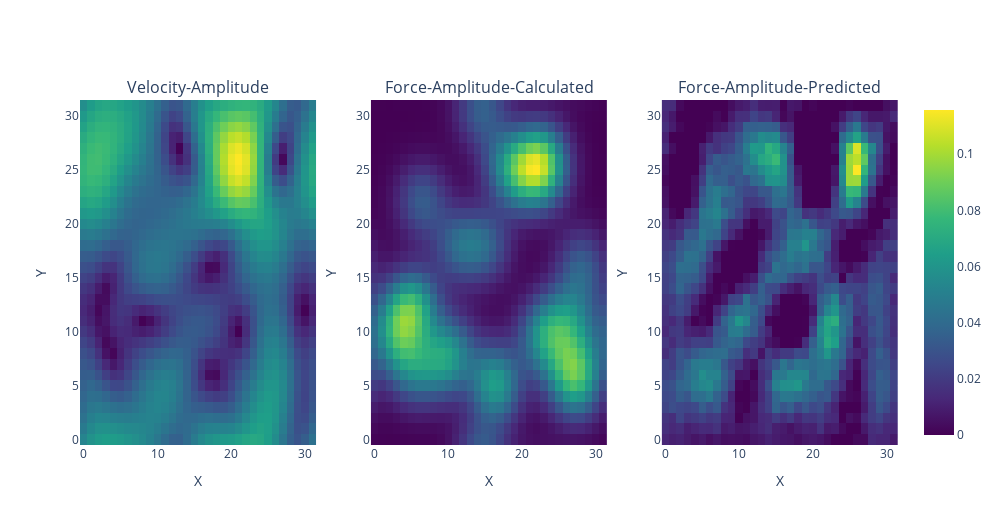
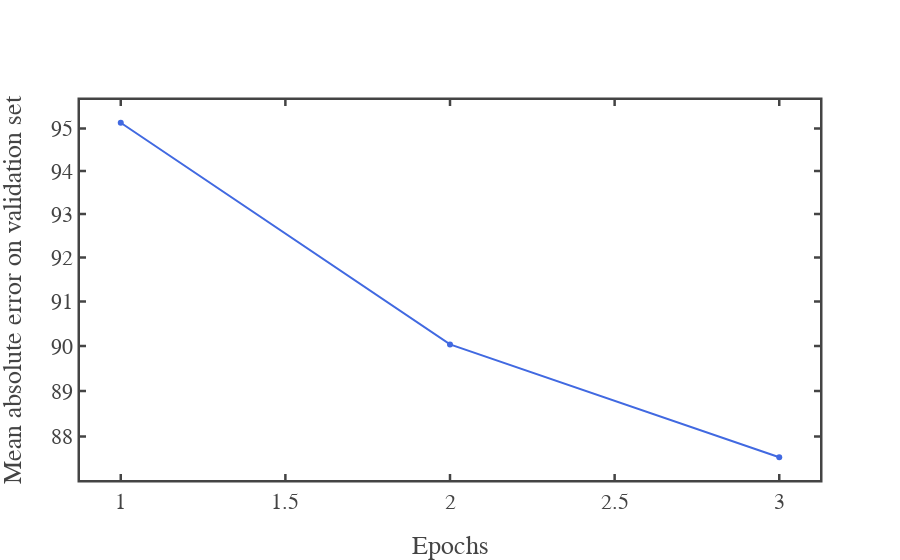

Notebook source saved alongside these figures, in order:
### Code cell
for k_size, filter_num, dnn, history_dnn in zip(K_MainList, Filter_MainList, dnn_list, dnn_history_list):
    y_predict, err_perc = predictions(dnn)
    print(f'For the model with kernel = {str(k_size)} and filters = {str(filter_num)} the error is {str(np.mean(err_perc))}')
    model_plots(dnn, history_dnn)
    model_error_plots(history_dnn)
    model_error_hist_plots(y_predict)

### Figure 1 — Plotly figure (JSON) as saved in the notebook; plotly's stock layout.template omitted (floating-point values rounded to 4 significant figures; data arrays with more than 128 entries replaced by an {"elided": "..."} marker saying what was removed)
{"data": [{"colorscale": [[0, "#440154"], [0.1111, "#482878"], [0.2222, "#3e4989"], [0.3333, "#31688e"], [0.4444, "#26828e"], [0.5556, "#1f9e89"], [0.6667, "#35b779"], [0.7778, "#6ece58"], [0.8889, "#b5de2b"], [1, "#fde725"]], "showscale": false, "type": "heatmap", "x": [0, 1, 2, 3, 4, 5, 6, 7, 8, 9, 10, 11, 12, 13, 14, 15, 16, 17, 18, 19, 20, 21, 22, 23, 24, 25, 26, 27, 28, 29, 30, 31], "xaxis": "x", "y": [0, 1, 2, 3, 4, 5, 6, 7, 8, 9, 10, 11, 12, 13, 14, 15, 16, 17, 18, 19, 20, 21, 22, 23, 24, 25, 26, 27, 28, 29, 30, 31], "yaxis": "y", "z": {"elided": "32x32 float values"}}, {"colorscale": [[0, "#440154"], [0.1111, "#482878"], [0.2222, "#3e4989"], [0.3333, "#31688e"], [0.4444, "#26828e"], [0.5556, "#1f9e89"], [0.6667, "#35b779"], [0.7778, "#6ece58"], [0.8889, "#b5de2b"], [1, "#fde725"]], "showscale": false, "type": "heatmap", "x": [0, 1, 2, 3, 4, 5, 6, 7, 8, 9, 10, 11, 12, 13, 14, 15, 16, 17, 18, 19, 20, 21, 22, 23, 24, 25, 26, 27, 28, 29, 30, 31], "xaxis": "x2", "y": [0, 1, 2, 3, 4, 5, 6, 7, 8, 9, 10, 11, 12, 13, 14, 15, 16, 17, 18, 19, 20, 21, 22, 23, 24, 25, 26, 27, 28, 29, 30, 31], "yaxis": "y2", "z": {"elided": "32x32 float values"}}, {"colorscale": [[0, "#440154"], [0.1111, "#482878"], [0.2222, "#3e4989"], [0.3333, "#31688e"], [0.4444, "#26828e"], [0.5556, "#1f9e89"], [0.6667, "#35b779"], [0.7778, "#6ece58"], [0.8889, "#b5de2b"], [1, "#fde725"]], "showscale": true, "type": "heatmap", "x": [0, 1, 2, 3, 4, 5, 6, 7, 8, 9, 10, 11, 12, 13, 14, 15, 16, 17, 18, 19, 20, 21, 22, 23, 24, 25, 26, 27, 28, 29, 30, 31], "xaxis": "x3", "y": [0, 1, 2, 3, 4, 5, 6, 7, 8, 9, 10, 11, 12, 13, 14, 15, 16, 17, 18, 19, 20, 21, 22, 23, 24, 25, 26, 27, 28, 29, 30, 31], "yaxis": "y3", "z": {"elided": "32x32 float values"}}], "layout": {"annotations": [{"font": {"size": 16}, "showarrow": false, "text": "Velocity-Amplitude", "x": 0.1444, "xanchor": "center", "xref": "paper", "y": 1, "yanchor": "bottom", "yref": "paper"}, {"font": {"size": 16}, "showarrow": false, "text": "Force-Amplitude-Calculated", "x": 0.5, "xanchor": "center", "xref": "paper", "y": 1, "yanchor": "bottom", "yref": "paper"}, {"font": {"size": 16}, "showarrow": false, "text": "Force-Amplitude-Predicted", "x": 0.8556, "xanchor": "center", "xref": "paper", "y": 1, "yanchor": "bottom", "yref": "paper"}], "height": 525, "width": 1000, "xaxis": {"anchor": "y", "domain": [0, 0.2889], "title": {"text": "X"}}, "xaxis2": {"anchor": "y2", "domain": [0.3556, 0.6444], "title": {"text": "X"}}, "xaxis3": {"anchor": "y3", "domain": [0.7111, 1], "title": {"text": "X"}}, "yaxis": {"anchor": "x", "domain": [0, 1], "title": {"text": "Y"}}, "yaxis2": {"anchor": "x2", "domain": [0, 1], "title": {"text": "Y"}}, "yaxis3": {"anchor": "x3", "domain": [0, 1], "title": {"text": "Y"}}}}

### Figure 2 — Plotly figure (JSON) as saved in the notebook; plotly's stock layout.template omitted (floating-point values rounded to 4 significant figures; data arrays with more than 128 entries replaced by an {"elided": "..."} marker saying what was removed)
{"data": [{"line": {"color": "royalblue", "width": 2}, "name": "Validation loss", "opacity": 1, "type": "scatter", "x": {"elided": "1000 int values"}, "y": [95.14, 90.04, 87.55]}], "layout": {"xaxis": {"title": {"text": "Epochs"}}, "yaxis": {"title": {"text": "Mean absolute error on validation set"}, "type": "log"}}}
